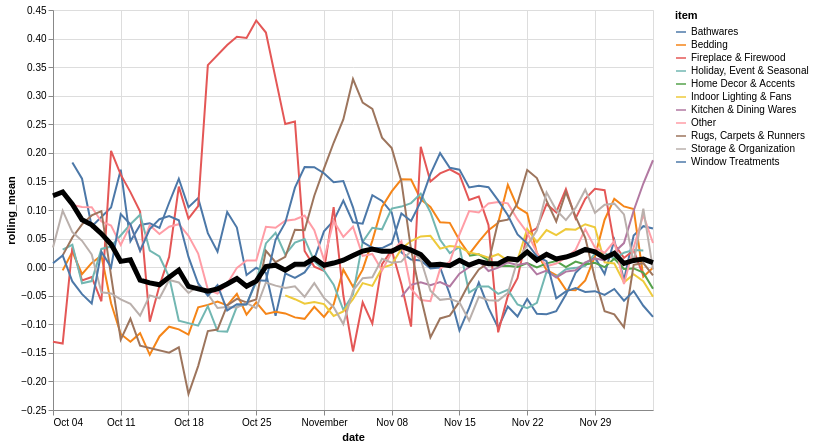

Here is the Vega-Lite specification saved for this chart:
### Vega-Lite specification from a JSON file in a GitHub repository (floating-point values rounded to 4 significant figures; data arrays with more than 128 entries replaced by an {"elided": "..."} marker saying what was removed)
{"config": {"view": {"continuousWidth": 400, "continuousHeight": 300}}, "layer": [{"data": {"name": "data-e1d53968978bad247e20cf5035b69d24"}, "mark": "line", "encoding": {"color": {"type": "nominal", "field": "item"}, "x": {"type": "temporal", "field": "date"}, "y": {"type": "quantitative", "field": "rolling_mean"}}, "transform": [{"window": [{"op": "mean", "field": "residual", "as": "rolling_mean"}], "frame": [-4, 3]}]}, {"data": {"name": "data-42638719703787dea61b29e9573add68"}, "mark": {"type": "line", "color": "black", "size": 5}, "encoding": {"x": {"type": "temporal", "field": "date"}, "y": {"type": "quantitative", "field": "rolling_mean"}}, "transform": [{"window": [{"op": "mean", "field": "residual", "as": "rolling_mean"}], "frame": [-4, 3]}]}], "height": 400, "width": 600, "$schema": "https://vega.github.io/schema/vega-lite/v4.8.1.json", "datasets": {"data-e1d53968978bad247e20cf5035b69d24": {"elided": "574 records"}, "data-42638719703787dea61b29e9573add68": [{"date": "2020-10-04T00:00:00", "residual": -0.02244}, {"date": "2020-10-05T00:00:00", "residual": 0.1929}, {"date": "2020-10-06T00:00:00", "residual": 0.2713}, {"date": "2020-10-07T00:00:00", "residual": 0.05789}, {"date": "2020-10-08T00:00:00", "residual": 0.158}, {"date": "2020-10-09T00:00:00", "residual": 0.003156}, {"date": "2020-10-10T00:00:00", "residual": -0.08149}, {"date": "2020-10-11T00:00:00", "residual": 0.01343}, {"date": "2020-10-12T00:00:00", "residual": -0.1464}, {"date": "2020-10-13T00:00:00", "residual": 0.04423}, {"date": "2020-10-14T00:00:00", "residual": 0.03218}, {"date": "2020-10-15T00:00:00", "residual": 0.07868}, {"date": "2020-10-16T00:00:00", "residual": -0.1266}, {"date": "2020-10-17T00:00:00", "residual": -0.03391}, {"date": "2020-10-18T00:00:00", "residual": -0.1084}, {"date": "2020-10-19T00:00:00", "residual": 0.1206}, {"date": "2020-10-20T00:00:00", "residual": -0.04753}, {"date": "2020-10-21T00:00:00", "residual": -0.1852}, {"date": "2020-10-22T00:00:00", "residual": -0.001176}, {"date": "2020-10-23T00:00:00", "residual": 0.04439}, {"date": "2020-10-24T00:00:00", "residual": -0.09429}, {"date": "2020-10-25T00:00:00", "residual": 0.03557}, {"date": "2020-10-26T00:00:00", "residual": -0.03199}, {"date": "2020-10-27T00:00:00", "residual": 0.01364}, {"date": "2020-10-28T00:00:00", "residual": 0.02329}, {"date": "2020-10-29T00:00:00", "residual": 0.01988}, {"date": "2020-10-30T00:00:00", "residual": 0.01711}, {"date": "2020-10-31T00:00:00", "residual": -0.02505}, {"date": "2020-11-01T00:00:00", "residual": -0.01265}, {"date": "2020-11-02T00:00:00", "residual": 0.03709}, {"date": "2020-11-03T00:00:00", "residual": 0.04966}, {"date": "2020-11-04T00:00:00", "residual": -0.08343}, {"date": "2020-11-05T00:00:00", "residual": 0.05468}, {"date": "2020-11-06T00:00:00", "residual": 0.05939}, {"date": "2020-11-07T00:00:00", "residual": 0.08277}, {"date": "2020-11-08T00:00:00", "residual": 0.03714}, {"date": "2020-11-09T00:00:00", "residual": 0.01661}, {"date": "2020-11-10T00:00:00", "residual": 0.004728}, {"date": "2020-11-11T00:00:00", "residual": 0.05005}, {"date": "2020-11-12T00:00:00", "residual": -0.01646}, {"date": "2020-11-13T00:00:00", "residual": 0.003689}, {"date": "2020-11-14T00:00:00", "residual": -0.001254}, {"date": "2020-11-15T00:00:00", "residual": -0.06351}, {"date": "2020-11-16T00:00:00", "residual": 0.04477}, {"date": "2020-11-17T00:00:00", "residual": -0.002814}, {"date": "2020-11-18T00:00:00", "residual": 0.08073}, {"date": "2020-11-19T00:00:00", "residual": -0.01714}, {"date": "2020-11-20T00:00:00", "residual": 0.03547}, {"date": "2020-11-21T00:00:00", "residual": -0.02886}, {"date": "2020-11-22T00:00:00", "residual": -0.000232}, {"date": "2020-11-23T00:00:00", "residual": 0.006353}, {"date": "2020-11-24T00:00:00", "residual": 0.02849}, {"date": "2020-11-25T00:00:00", "residual": 0.1082}, {"date": "2020-11-26T00:00:00", "residual": -0.03471}, {"date": "2020-11-27T00:00:00", "residual": 0.06535}, {"date": "2020-11-28T00:00:00", "residual": -0.0293}, {"date": "2020-11-29T00:00:00", "residual": -0.0026}, {"date": "2020-11-30T00:00:00", "residual": 0.04438}, {"date": "2020-12-01T00:00:00", "residual": 0.06791}, {"date": "2020-12-02T00:00:00", "residual": -0.005251}, {"date": "2020-12-03T00:00:00", "residual": 0.02251}, {"date": "2020-12-04T00:00:00", "residual": 0.03164}, {"date": "2020-12-05T00:00:00", "residual": -0.07664}]}}
